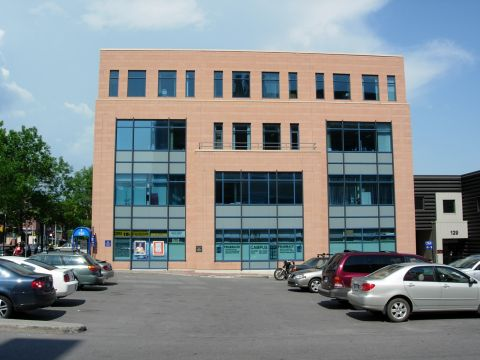
#> input picture dev_tools/opencv/opencv-python/doc/pictures_for_code/building.jpg, 480 x 360 px
$ jupyter execute chapter4_image_basics.ipynb
#> lines starting #> are read from the running program, lines starting #| are printed output that depends on the picture; after the words box and inside, x2 and y2 are one past the last pixel; in counts of white or black regions, pixels touching at a corner belong together
# 第四章 图像基础

## 常用的颜色表

|color|rgb 值|
|----|----|
|Black|(0,0,0)|
|White| (255,255,255)|
|Red|(255,0,0)|
|Green|(0,255,0)|
|Blue|(0,0,255)|
|Aqua|(0,255,255)|
|Fuchsia|(255,0,255)|
|Maroon|(128,0,0)|
|Navy|(0,0,128)|
|Olive|(128,128,0)|
|Purple|(128,0,128)|
|Teal|(0,128,128)|
|Yellow|(255,255,0)|

## 访问和操作像素值

**Note**:

1. opencv 中保存图片的 RGB 通道值是反向的.
2. numpy 切片格式: `image[y_start:y_end, x_start:x_end]`

[cell 1]
import cv2

image = cv2.imread("../pictures_for_code/building.jpg")
#> image is the input picture: shape (360, 480, 3); mean B, G, R 138.9, 136.4, 128.9

# 更改一个像素的值
(b, g, r) = image[0, 0]
#> b = 224; g = 206; r = 177
print("Pixel at (0, 0) - Red: %d, Green: %d, Blue: %d" % (r, g, b))
#| Pixel at (0, 0) - Red: 177, Green: 206, Blue: 224
image[0, 0] = (0, 0, 255)
#> image: shape (360, 480, 3); under 0.01% of pixels changed, all inside (x1, y1, x2, y2) = (0, 0, 1, 1)
(b, g, r) = image[0, 0]
#> b = 0; g = 0; r = 255
print("Pixel at (0, 0) - Red: %d, Green: %d, Blue: %d" % (r, g, b))
#| Pixel at (0, 0) - Red: 255, Green: 0, Blue: 0

# 更改一大块像素值, numpy 切片格式: image[y_start:y_end, x_start:x_end]
corner = image[0:100, 0:150]
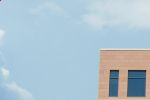
#> corner: shape (100, 150, 3); mean B, G, R 207.3, 195, 174.1
image[0:100, 0:150] = (0, 0, 255)
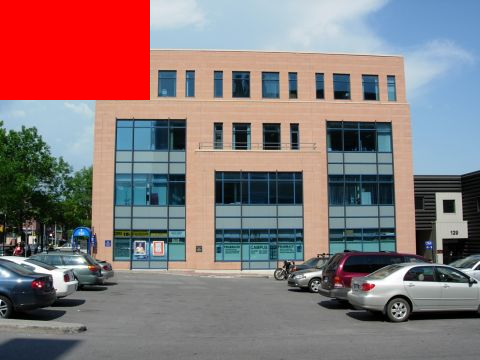
#> image: shape (360, 480, 3); mean B, G, R 120.9, 119.5, 135.9
cv2.imshow("corner", corner)
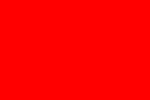
#> window 'corner': shape (100, 150, 3); mean B, G, R 0, 0, 255
cv2.imshow("updata", image)

key = cv2.waitKey(0)
#> (key Esc is pressed here)
if key:
    cv2.destroyAllWindows()

## 绘制图形

**Note**:
- OpenCV 使用的矩阵结构是 numpy 数据结构. 因此初始化一张空白画布, 需要使用 numpy 结构.
- cv2.line(img, pt1, pt2, color[, thickness[, lineType[, shift]]]) → img;
- cv2.rectangle(img, pt1, pt2, color[, thickness[, lineType[, shift]]]) → img;
- cv2.circle(img, center, radius, color[, thickness[, lineType[, shift]]]) → img;

[cell 2]
# 绘制直线/矩形/圆
import numpy as np
import cv2
import copy

canvas = np.zeros((300, 300, 3), dtype = np.uint8)

blue = (255, 0, 0)
green = (0, 255, 0)
red = (0, 0, 255)

# 绘制直线
canvas_line = canvas.copy()
cv2.line(canvas_line, (0,0), (300, 300), green, 3)
cv2.line(canvas_line, (300,0), (0, 300), red)
cv2.imshow("canvas_line", canvas_line)
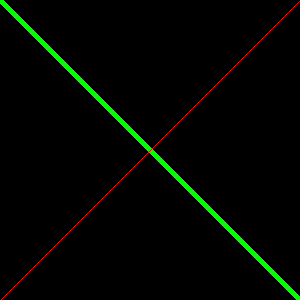
#> window 'canvas_line': shape (300, 300, 3); mean B, G, R 0, 5.9, 0.8

# 绘制矩形
canvas_rect = canvas.copy()
cv2.rectangle(canvas_rect, (10, 10), (60, 60), green)
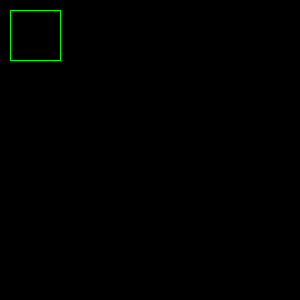
#> canvas_rect: shape (300, 300, 3); mean of channels 0, 1, 2 0, 0.6, 0; drawn as B, G, R
cv2.rectangle(canvas_rect, (50, 200), (200, 225), red, 3)
cv2.rectangle(canvas_rect, (200, 50), (225, 125), blue, -1) # 绘制一个实体的矩形 solid(-1)
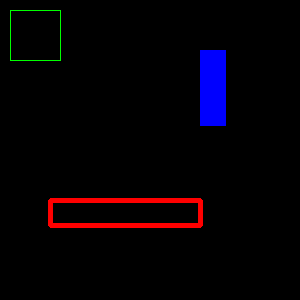
#> canvas_rect: shape (300, 300, 3); mean of channels 0, 1, 2 5.6, 0.6, 4.9; drawn as B, G, R
cv2.imshow("canvas_rect", canvas_rect)

# 绘制圆
canvas_circle = copy.deepcopy(canvas)
(center_x, center_y) = (int(canvas.shape[1]/2), int(canvas.shape[1]/2))
center = (center_x, center_y)
white = (255, 255, 255)

for r in range(0, 175, 25):
    cv2.circle(canvas_circle, center, r, white, 3)
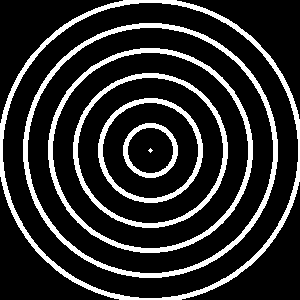
#> canvas_circle: shape (300, 300, 3); 17.8% white; 7 white regions (1 under 20 px), largest, box (x1, y1, x2, y2) and area: (0, 0, 300, 300) 4268, (23, 23, 278, 278) 3932, (48, 48, 253, 253) 3144, (73, 73, 228, 228) 2312, (98, 98, 203, 203) 1588, (123, 123, 178, 178) 776
cv2.imshow("canvas_circle", canvas_circle)

canvas_copy = copy.deepcopy(canvas)
for i in range(25):
    radius = np.random.randint(5, high=200)
    color = np.random.randint(0, high=256, size=(3,)).tolist()
    pt = np.random.randint(0, high=300, size=(2,)).tolist()

    cv2.circle(canvas_copy, tuple(pt), radius, color, -1)
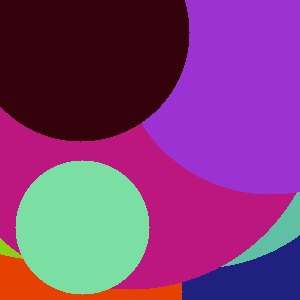
#> canvas_copy: shape (300, 300, 3); mean of channels 0, 1, 2 120.2, 61, 125.3; drawn as B, G, R

cv2.imshow("abstract_circle", canvas_copy)

key = cv2.waitKey(0)
#> (key Esc is pressed here)
if key:
    cv2.destroyAllWindows()
